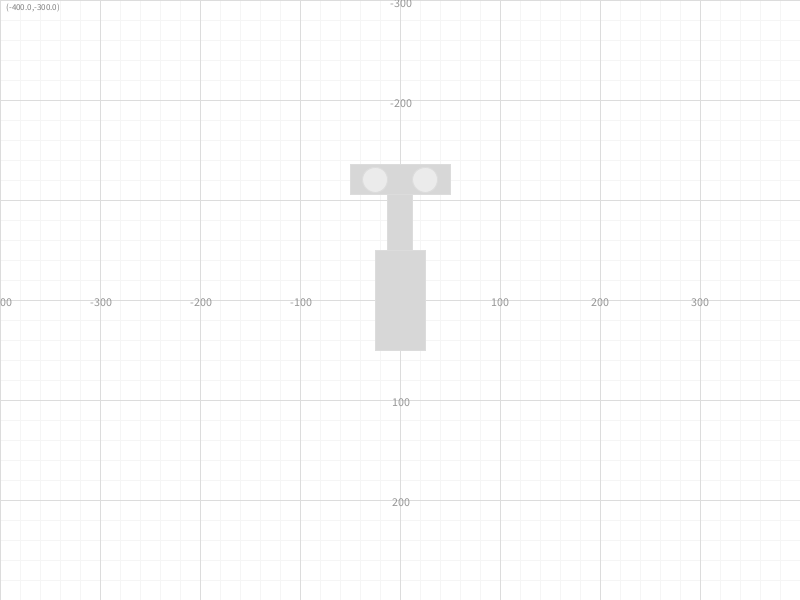
Frame 1 (no input)
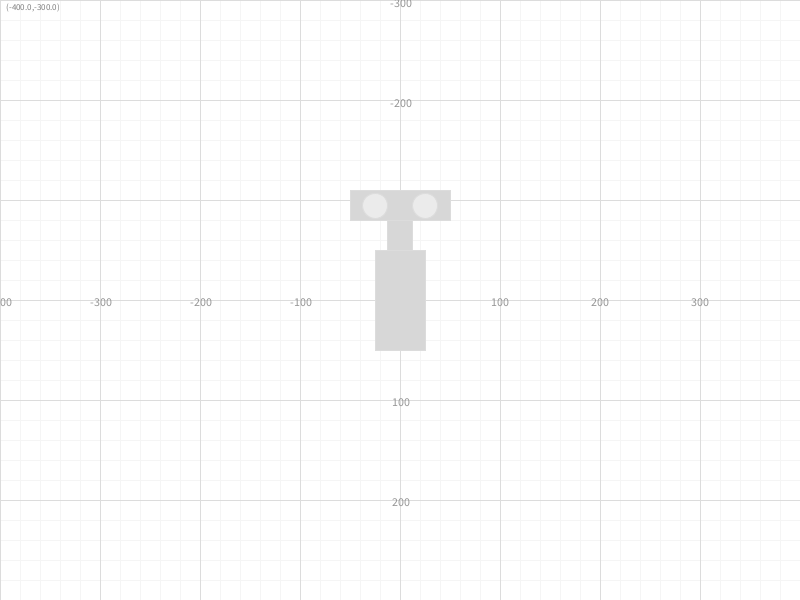
Frame 60 (the mouse pressed at the canvas centre just before this capture)
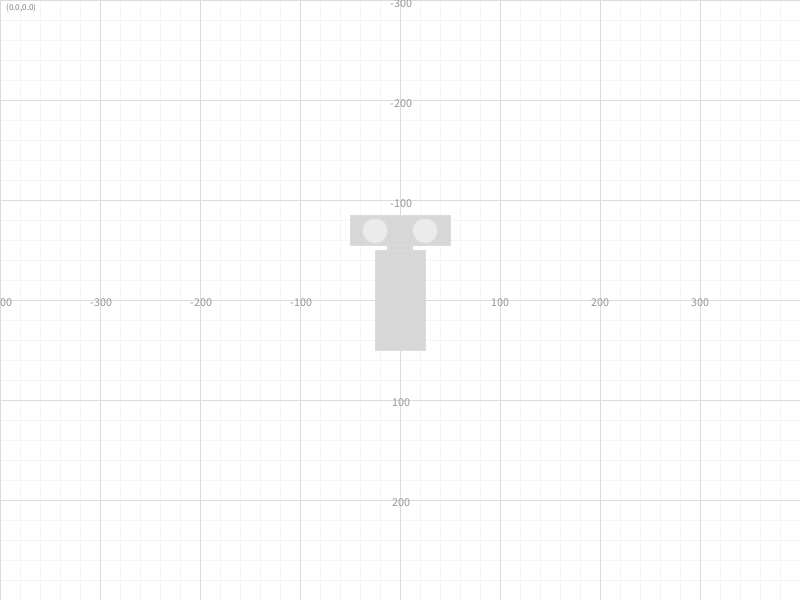
Frame 120 (the mouse held since frame 60 and released just before this capture)

The Processing sketch that drew these frames (run headless with seeded random() and noise(); from frame 60 on, the mouse is pressed at the canvas centre):

// Processing sketch: robot2
// ── robot2.pde
float scale = 0.5;

void setup() {
  size(800, 600);
  noStroke();
}

void draw() {
  background(255);

  //draw a grid to help me draw my robot
  translate(width/2, height/2);
  pushMatrix();
  drawGrid(-width/2, -height/2, 20, 100, 12);
  drawMouseCoordinates(-width/2, -height/2, 9);
  popMatrix();

  //draw body of robot
  fill (215);
  float bodyWidth = 100 * scale;
  float bodyHeight = 200 * scale;
  float yTopOfBody = -bodyHeight/2;
  rect(-bodyWidth/2, yTopOfBody, bodyWidth, bodyHeight);

  //draw neck of robot
  float neckWidth = 50 * scale;
  float neckHeight = 60 * (1+cos(millis() * 0.001)) * scale;
  float yTopOfNeck = yTopOfBody-neckHeight;
  rect(-neckWidth/2, yTopOfNeck, neckWidth, neckHeight);

  //draw head of robot
  float headWidth = 200 * scale;
  float headHeight = 60 * scale;
  float yTopOfHead = yTopOfNeck-headHeight;
  rect(-headWidth/2, yTopOfHead, headWidth, headHeight);

  //draw eyes of robot
  fill (235);
  float eyeRadius = 50 * scale;
  float yTopOfEye = yTopOfNeck-headHeight/2;
  ellipse(-eyeRadius, yTopOfEye, eyeRadius, eyeRadius);
  ellipse(eyeRadius, yTopOfEye, eyeRadius, eyeRadius);
}


// ── grid.pde
/*
Example usage:
 pushMatrix();
 translate(width/2, height/2);
 drawGrid(-width/2, -height/2, 20, 100, 12);
 drawMouseCoordinates(-width/2, -height/2, 9);
 popMatrix();
 */

void drawGrid(int xStart, int yStart, int minorIncrement, int majorIncrement, float textHeight) {
  //minor grid
  drawGridLines(xStart, yStart, minorIncrement, 245);
  //major grid
  drawGridLines(xStart, yStart, majorIncrement, 220);
  drawGridLabels(xStart, yStart, majorIncrement, textHeight);
}

void drawGridLines(int xStart, int yStart, int gridInterval, int color_) {
  stroke(color_);
  strokeWeight(1);
  fill(0);

  xStart -= xStart % gridInterval;
  yStart -= yStart % gridInterval;

  //draw vertical lines
  for (int i = 0; i < width; i += gridInterval) {
    int x = xStart + i;
    line(x, -1000000, x, 1000000);
  }
  //draw horizontal lines
  for (int j = 0; j < height; j += gridInterval) {
    line(-1000000, yStart + j, 1000000, yStart + j);
  }
}

void drawGridLabels(int xStart, int yStart, int gridInterval, float textHeight) {
  textSize(textHeight);
  fill(150);
  xStart -= xStart % gridInterval;
  yStart -= yStart % gridInterval;


  //draw x-axis labels
  for (int i = 0; i < width; i += gridInterval) {
    int x = xStart + i;
    String xAxisLabel = ""+x;
    text(xAxisLabel, x - textWidth(xAxisLabel)/2, textHeight/2);
  }

  //draw y-axis labels
  for (int j = 0; j < height; j += gridInterval) {
    int y = yStart + j;
    String yAxisLabel = ""+y;
    text(yAxisLabel, - textWidth(yAxisLabel)/2, y + textHeight/2);
  }
}

void drawMouseCoordinates(float xLeft, float yTop, float textHeight) {
  fill(127);
  String label = "("+(mouseX + xLeft) + ","+(mouseY+ yTop)+")";
  textSize(textHeight);
  text(label, xLeft + 5, yTop + textHeight);
}


// ── robotClass.pde
class Robot {
  float x = 0;//location of robot
  float y = 0;//location of robot
  float scale = 1;//size of robot

  void moveTo(float x_, float y_) {    
    x = x_;
    y = y_;
  }

  void draw() {

    //draw a grid to help me draw my robot
    translate(x, y);

    //draw body of robot
    fill (215);
    float bodyWidth = 100 * scale;
    float bodyHeight = 200 * scale;
    float yTopOfBody = -bodyHeight/2;
    rect(-bodyWidth/2, yTopOfBody, bodyWidth, bodyHeight);

    //draw neck of robot
    float neckWidth = 50 * scale;
    float neckHeight = 60 * (1+cos(millis() * 0.001)) * scale;
    float yTopOfNeck = yTopOfBody-neckHeight;
    rect(-neckWidth/2, yTopOfNeck, neckWidth, neckHeight);

    //draw head of robot
    float headWidth = 200 * scale;
    float headHeight = 60 * scale;
    float yTopOfHead = yTopOfNeck-headHeight;
    rect(-headWidth/2, yTopOfHead, headWidth, headHeight);

    //draw eyes of robot
    fill (235);
    float eyeRadius = 50 * scale;
    float yTopOfEye = yTopOfNeck-headHeight/2;
    ellipse(-eyeRadius, yTopOfEye, eyeRadius, eyeRadius);
    ellipse(eyeRadius, yTopOfEye, eyeRadius, eyeRadius);
  }
}
